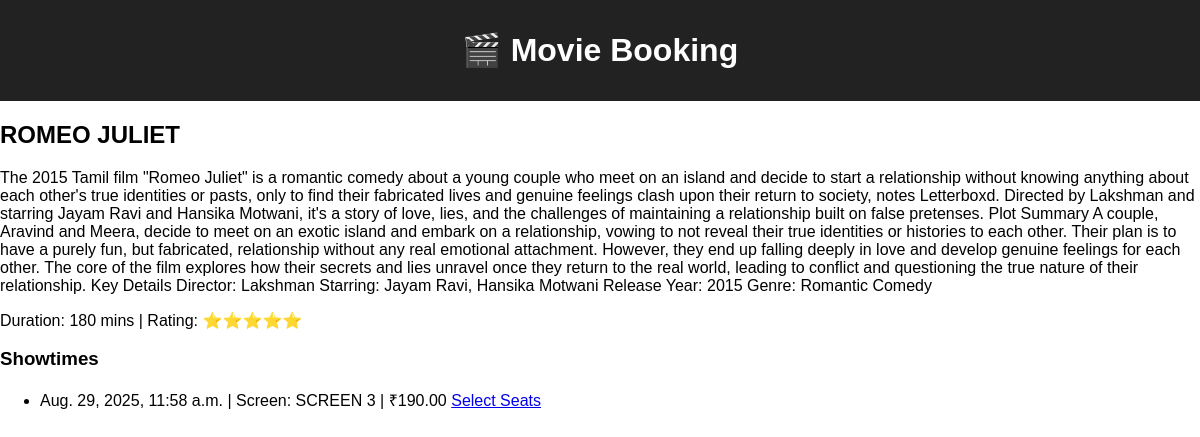
The app's page /movie/4/ with its own data.
### booking/models.py (models this page shows, shortened)
class Movie(models.Model):
    title = models.CharField(max_length=200)
    description = models.TextField()
    duration = models.IntegerField()
    rating = models.CharField(max_length=10)

class Showtime(models.Model):
    movie = models.ForeignKey(Movie, on_delete=models.CASCADE)
    start_time = models.DateTimeField()
    screen = models.CharField(max_length=50)
    price = models.DecimalField(max_digits=6, decimal_places=2)

### booking/views.py (the view)
# urls.py: path('movie/<int:movie_id>/', views.movie_detail, name='movie_detail'),
def movie_detail(request, movie_id):
    movie = get_object_or_404(Movie, pk=movie_id)
    showtimes = movie.showtime_set.all()
    return render(request, 'movie_detail.html', {'movie': movie, 'showtimes': showtimes})

### templates/movie_detail.html
{% extends 'base.html' %}
{% block content %}
<h2>{{ movie.title }}</h2>
<p>{{ movie.description }}</p>
<p>Duration: {{ movie.duration }} mins | Rating: {{ movie.rating }}</p>
<h3>Showtimes</h3>
<ul>
    {% for showtime in showtimes %}
        <li>{{ showtime.start_time }} | Screen: {{ showtime.screen }} | ₹{{ showtime.price }}
        <a href="{% url 'seat_selection' showtime.id %}">Select Seats</a></li>
    {% endfor %}
</ul>
{% endblock %}

### static/style.css (style rules this page uses)
body { font-family: Arial, sans-serif; margin: 0; padding: 0; }

### records on screen
Movie: title "ROMEO JULIET", description "The 2015 Tamil film \"Romeo Juliet\" is a romantic comedy about a young couple who meet on an island and decide to start a relationship without knowing anything about each other's true identities or pasts, only to find their fabricated lives and genuine feelings clash upon their return to society, notes Letterboxd. Directed by Lakshman and starring Jayam Ravi and Hansika Motwani, it's a story of love, lies, and the challenges of maintaining a relationship built on false pretenses. Plot Summary A couple, Aravind and Meera, decide to meet on an exotic island and embark on a relationship, vowing to not reveal their true identities or histories to each other. Their plan is to have a purely fun,…", duration "180", rating "⭐⭐⭐⭐⭐"
Showtime: start_time "Aug. 29, 2025, 11:58 a.m.", screen "SCREEN 3", price "190.00"
